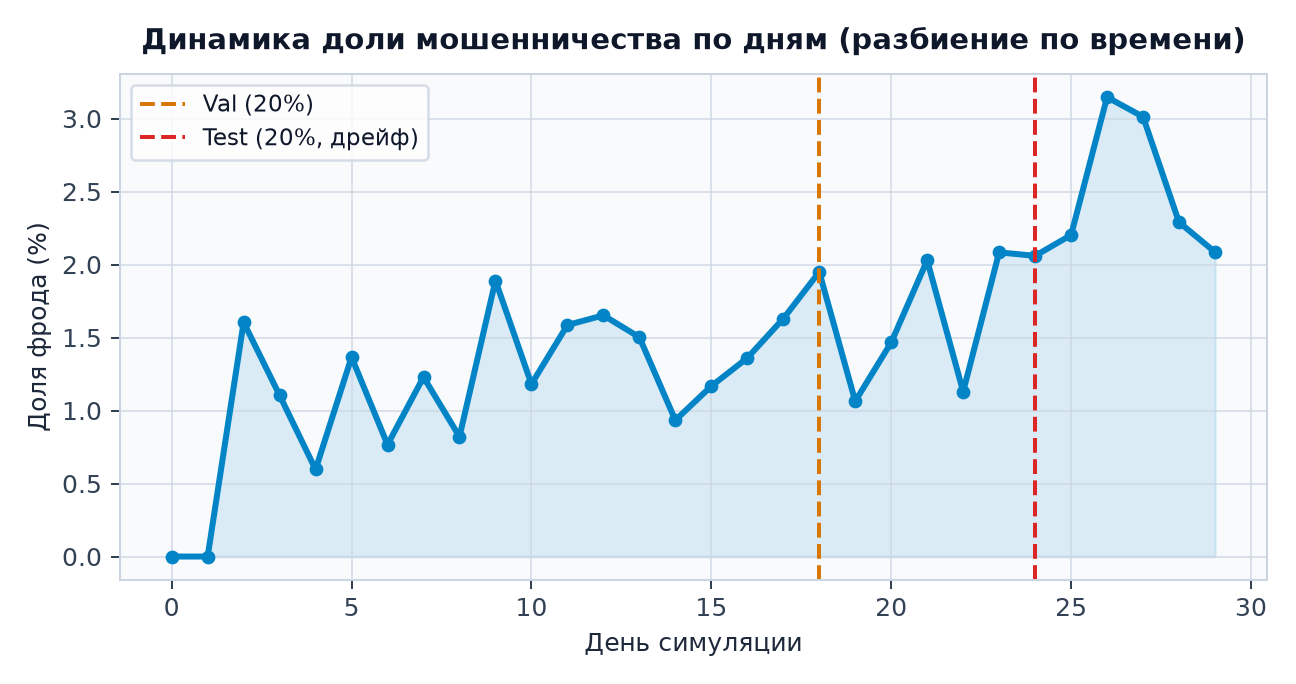
#> input picture presentation/assets/fraud_by_day.png, 1296 x 684 px; the run also reads 1 picture not shown here
$ python generate_pptx.py
#> lines starting #> are read from the running program, lines starting #| are printed output that depends on the picture
"""Generate a native, editable 16:9 light-themed PowerPoint (.pptx) presentation.

Builds a strictly ECMA-376 compliant OOXML (.pptx) archive using only Python's standard library
plus Pillow (for reading exact chart dimensions), embedding the 4 real light-themed project charts,
native editable shapes/cards, and a native PowerPoint table for the ablation study.
"""
from __future__ import annotations

import zipfile
from pathlib import Path
from xml.sax.saxutils import escape

from PIL import Image

ROOT = Path(__file__).resolve().parent.parent
PRES_DIR = ROOT / "presentation"
ASSETS_DIR = PRES_DIR / "assets"
OUTPUT_PPTX = PRES_DIR / "fraud_agent_presentation.pptx"

# 16:9 Widescreen slide size in EMUs (13.333 in x 7.5 in)
SLIDE_W = 12192000
SLIDE_H = 6858000
EMU_PER_IN = 914400


def inch(val: float) -> int:
    return int(round(val * EMU_PER_IN))


def pt(val: float) -> int:
    return int(round(val * 100))


class SlideBuilder:
    """Helper to construct valid PresentationML slide XML with shapes, text, tables, and images."""

    def __init__(self, slide_num: int, total_slides: int, bg_hex: str = "F8FAFC"):
        self.slide_num = slide_num
        self.total_slides = total_slides
        self.bg_hex = bg_hex
        self._next_id = 2
        self._shapes: list[str] = []
        self._rels: list[tuple[str, str, str]] = [
            (
                "rId1",
                "http://schemas.openxmlformats.org/officeDocument/2006/relationships/slideLayout",
                "../slideLayouts/slideLayout1.xml",
            )
        ]

    def _alloc_id(self) -> int:
        i = self._next_id
        self._next_id += 1
        return i

    def add_rect(
        self,
        x: float,
        y: float,
        w: float,
        h: float,
        fill_hex: str = "FFFFFF",
        line_hex: str | None = "CBD5E1",
        line_pt: float = 0.75,
        rounded: bool = True,
    ) -> None:
        sid = self._alloc_id()
        geom = "roundRect" if rounded else "rect"
        ln_xml = (
            f'<a:ln w="{int(line_pt * 12700)}"><a:solidFill><a:srgbClr val="{line_hex}"/></a:solidFill></a:ln>'
            if line_hex
            else '<a:ln><a:noFill/></a:ln>'
        )
        av_xml = '<a:avLst><a:gd name="adj" fmla="val 4000"/></a:avLst>' if rounded else "<a:avLst/>"
        self._shapes.append(
            f'<p:sp>'
            f'<p:nvSpPr><p:cNvPr id="{sid}" name="Rect {sid}"/><p:cNvSpPr/><p:nvPr/></p:nvSpPr>'
            f'<p:spPr>'
            f'<a:xfrm><a:off x="{inch(x)}" y="{inch(y)}"/><a:ext cx="{inch(w)}" cy="{inch(h)}"/></a:xfrm>'
            f'<a:prstGeom prst="{geom}">{av_xml}</a:prstGeom>'
            f'<a:solidFill><a:srgbClr val="{fill_hex}"/></a:solidFill>'
            f'{ln_xml}'
            f'</p:spPr>'
            f'<p:txBody><a:bodyPr/><a:lstStyle/><a:p/></p:txBody>'
            f'</p:sp>'
        )

    def add_textbox(
        self,
        x: float,
        y: float,
        w: float,
        h: float,
        paragraphs: list[tuple[str, float, bool, str]],
        align: str = "l",
        line_spacing: int = 120000,
    ) -> None:
        """Add text box. Each paragraph is (text, font_pt, bold, color_hex)."""
        sid = self._alloc_id()
        p_xml_parts = []
        for text, fpt, bold, color in paragraphs:
            b_attr = ' b="1"' if bold else ' b="0"'
            safe_txt = escape(text)
            p_xml_parts.append(
                f'<a:p>'
                f'<a:pPr algn="{align}" spcAft="400"><a:lnSpc><a:spcPct val="{line_spacing}"/></a:lnSpc></a:pPr>'
                f'<a:r>'
                f'<a:rPr lang="ru-RU" sz="{pt(fpt)}"{b_attr} dirty="0">'
                f'<a:solidFill><a:srgbClr val="{color}"/></a:solidFill>'
                f'<a:latin typeface="Segoe UI"/><a:ea typeface="Segoe UI"/><a:cs typeface="Segoe UI"/>'
                f'</a:rPr>'
                f'<a:t>{safe_txt}</a:t>'
                f'</a:r>'
                f'</a:p>'
            )
        self._shapes.append(
            f'<p:sp>'
            f'<p:nvSpPr><p:cNvPr id="{sid}" name="TextBox {sid}"/><p:cNvSpPr txBox="1"/><p:nvPr/></p:nvSpPr>'
            f'<p:spPr>'
            f'<a:xfrm><a:off x="{inch(x)}" y="{inch(y)}"/><a:ext cx="{inch(w)}" cy="{inch(h)}"/></a:xfrm>'
            f'<a:prstGeom prst="rect"><a:avLst/></a:prstGeom>'
            f'<a:noFill/><a:ln><a:noFill/></a:ln>'
            f'</p:spPr>'
            f'<p:txBody>'
            f'<a:bodyPr wrap="square" lIns="54000" tIns="36000" rIns="54000" bIns="36000" anchor="t"/>'
            f'<a:lstStyle/>'
            f'{"".join(p_xml_parts)}'
            f'</p:txBody>'
            f'</p:sp>'
        )

    def add_card(
        self,
        x: float,
        y: float,
        w: float,
        h: float,
        title: str,
        lines: list[str],
        accent_hex: str = "0284C7",
        title_pt: float = 14.5,
        body_pt: float = 12.0,
    ) -> None:
        # Card background
        self.add_rect(x, y, w, h, fill_hex="FFFFFF", line_hex="CBD5E1", line_pt=0.75, rounded=True)
        # Left accent bar
        self.add_rect(x, y + 0.08, 0.07, h - 0.16, fill_hex=accent_hex, line_hex=None, rounded=False)
        paras: list[tuple[str, float, bool, str]] = [(title, title_pt, True, accent_hex)]
        for ln in lines:
            paras.append((ln, body_pt, False, "334155"))
        self.add_textbox(x + 0.16, y + 0.10, w - 0.24, h - 0.16, paras)

    def add_kpi_card(
        self,
        x: float,
        y: float,
        w: float,
        h: float,
        value: str,
        label: str,
        accent_hex: str = "0284C7",
    ) -> None:
        self.add_rect(x, y, w, h, fill_hex="FFFFFF", line_hex="CBD5E1", line_pt=0.75, rounded=True)
        self.add_rect(x, y + 0.08, 0.07, h - 0.16, fill_hex=accent_hex, line_hex=None, rounded=False)
        self.add_textbox(
            x + 0.18,
            y + 0.15,
            w - 0.24,
            h - 0.20,
            [
                (value, 26.0, True, "0F172A"),
                (label, 11.0, False, "475569"),
            ],
        )

    def add_header(self, tag: str, title: str) -> None:
        # Soft light pill tag
        self.add_rect(0.55, 0.35, 3.6, 0.32, fill_hex="E0F2FE", line_hex="7DD3FC", line_pt=0.6, rounded=True)
        self.add_textbox(0.62, 0.36, 3.45, 0.30, [(tag.upper(), 9.5, True, "0369A1")])
        self.add_textbox(0.55, 0.72, 12.2, 0.58, [(title, 24.0, True, "0F172A")])

    def add_footer(self) -> None:
        self.add_rect(0.55, 7.02, 12.23, 0.015, fill_hex="CBD5E1", line_hex=None, rounded=False)
        self.add_textbox(
            0.55, 7.07, 9.0, 0.32,
            [("AI Fraud Detection Agent — Многоуровневый ИИ-агент обнаружения мошеннических переводов", 9.5, False, "64748B")],
        )
        self.add_textbox(
            10.8, 7.07, 1.98, 0.32,
            [(f"{self.slide_num} / {self.total_slides}", 9.5, True, "0F172A")],
            align="r",
        )

    def add_image(self, img_rel_target: str, img_path: Path, x: float, y: float, max_w: float, max_h: float) -> None:
        # Preserve aspect ratio inside (max_w, max_h)
        with Image.open(img_path) as im:
            iw, ih = im.size
        scale = min(max_w / iw, max_h / ih)
        w = iw * scale
        h = ih * scale
        # Center inside box
        ox = x + (max_w - w) / 2.0
        oy = y + (max_h - h) / 2.0

        # Subtle white frame behind chart
        self.add_rect(x, y, max_w, max_h, fill_hex="FFFFFF", line_hex="CBD5E1", line_pt=0.75, rounded=True)

        rid = f"rId{len(self._rels) + 1}"
        self._rels.append((
            rid,
            "http://schemas.openxmlformats.org/officeDocument/2006/relationships/image",
            img_rel_target,
        ))
        sid = self._alloc_id()
        self._shapes.append(
            f'<p:pic>'
            f'<p:nvPicPr><p:cNvPr id="{sid}" name="Picture {sid}"/><p:cNvPicPr><a:picLocks noChangeAspect="1"/></p:cNvPicPr><p:nvPr/></p:nvPicPr>'
            f'<p:blipFill><a:blip r:embed="{rid}"/><a:stretch><a:fillRect/></a:stretch></p:blipFill>'
            f'<p:spPr>'
            f'<a:xfrm><a:off x="{inch(ox)}" y="{inch(oy)}"/><a:ext cx="{inch(w)}" cy="{inch(h)}"/></a:xfrm>'
            f'<a:prstGeom prst="rect"><a:avLst/></a:prstGeom>'
            f'</p:spPr>'
            f'</p:pic>'
        )

    # [53 lines left out: function add_table, not called in this run]

    def render_slide_xml(self) -> str:
        return (
            '<?xml version="1.0" encoding="UTF-8" standalone="yes"?>'
            '<p:sld xmlns:a="http://schemas.openxmlformats.org/drawingml/2006/main" '
            'xmlns:r="http://schemas.openxmlformats.org/officeDocument/2006/relationships" '
            'xmlns:p="http://schemas.openxmlformats.org/presentationml/2006/main">'
            f'<p:cSld>'
            f'<p:bg><p:bgPr><a:solidFill><a:srgbClr val="{self.bg_hex}"/></a:solidFill><a:effectLst/></p:bgPr></p:bg>'
            f'<p:spTree>'
            f'<p:nvGrpSpPr><p:cNvPr id="1" name=""/><p:cNvGrpSpPr/><p:nvPr/></p:nvGrpSpPr>'
            f'<p:grpSpPr><a:xfrm><a:off x="0" y="0"/><a:ext cx="0" cy="0"/><a:chOff x="0" y="0"/><a:chExt cx="0" cy="0"/></a:xfrm></p:grpSpPr>'
            f'{"".join(self._shapes)}'
            f'</p:spTree>'
            f'</p:cSld>'
            f'<p:clrMapOvr><a:masterClrMapping/></p:clrMapOvr>'
            f'</p:sld>'
        )

    def render_rels_xml(self) -> str:
        items = "".join(
            f'<Relationship Id="{rid}" Type="{rtype}" Target="{target}"/>'
            for rid, rtype, target in self._rels
        )
        return (
            '<?xml version="1.0" encoding="UTF-8" standalone="yes"?>'
            f'<Relationships xmlns="http://schemas.openxmlformats.org/package/2006/relationships">{items}</Relationships>'
        )


def build_slides() -> list[SlideBuilder]:
    total = 6
    slides: list[SlideBuilder] = []

    # ------------------------------------------------------------------
    # SLIDE 1: TITLE
    # ------------------------------------------------------------------
    s1 = SlideBuilder(1, total, bg_hex="F8FAFC")
    s1.add_rect(0.0, 0.0, 13.333, 0.14, fill_hex="0284C7", line_hex=None, rounded=False)
    s1.add_rect(0.65, 0.85, 4.6, 0.36, fill_hex="E0F2FE", line_hex="7DD3FC", line_pt=0.6, rounded=True)
    s1.add_textbox(0.75, 0.88, 4.4, 0.30, [("FINTECH ANTI-FRAUD  ·  ИНЖЕНЕРНЫЙ ПРОЕКТ", 10.0, True, "0369A1")])
    s1.add_textbox(
        0.65, 1.45, 11.8, 1.55,
        [("ИИ-агент для обнаружения\nмошеннических переводов", 38.0, True, "0F172A")],
        line_spacing=112000,
    )
    s1.add_textbox(
        0.65, 3.15, 11.4, 1.0,
        [(
            "Многоуровневая система скоринга в реальном времени: Правила + GBDT + "
            "Isolation Forest + SHAP + FastAPI + Streamlit + PSI-мониторинг",
            16.0, False, "475569",
        )],
    )
    s1.add_kpi_card(0.65, 4.65, 2.85, 1.45, "0.9745", "PR-AUC ПОЛНОГО АГЕНТА", "0284C7")
    s1.add_kpi_card(3.72, 4.65, 2.85, 1.45, "99.31%", "СОХРАНЁННЫХ СРЕДСТВ", "16A34A")
    s1.add_kpi_card(6.79, 4.65, 2.85, 1.45, "35", "LEAK-FREE ПРИЗНАКОВ", "6D28D9")
    s1.add_kpi_card(9.86, 4.65, 2.85, 1.45, "4 уровня", "ALLOW · OTP · REVIEW · BLOCK", "D97706")
    s1.add_footer()
    slides.append(s1)

    # ------------------------------------------------------------------
    # SLIDE 2: PROBLEM & ARCHITECTURE
    # ------------------------------------------------------------------
    s2 = SlideBuilder(2, total)
    s2.add_header("01 · Постановка задачи и архитектура", "Почему антифрод — это агентный пайплайн, а не одна модель")
    s2.add_card(
        0.55, 1.48, 5.95, 2.35,
        "Почему одной ML-модели мало",
        [
            "• Дисбаланс ~1.5% фрода (Accuracy бессмысленна) и асимметричная цена ошибки.",
            "• Нужна объяснимость для аналитиков и защита от новых схем (дрейф концепции).",
        ],
        accent_hex="DC2626", title_pt=14.5, body_pt=12.2,
    )
    s2.add_card(
        6.82, 1.48, 5.95, 2.35,
        "Ключевые инженерные гарантии",
        [
            "• Единый OnlineFeatureStore в обучении и продакшене (нет training-serving skew).",
            "• Риск: 0.65·ML + 0.25·Rules + 0.10·Anomaly (+ буст > 0.85, блок по чёрным спискам).",
        ],
        accent_hex="16A34A", title_pt=14.5, body_pt=12.2,
    )
    steps = [
        ("1. Поток и API", "replay.py → FastAPI + Pydantic → SQLite / Parquet.", "0284C7"),
        ("2. Признаки", "OnlineFeatureStore: 35 признаков без утечек.", "0284C7"),
        ("3. Скоринг", "Rule Engine + GBDT + Isolation Forest.", "6D28D9"),
        ("4. Решение", "ALLOW / OTP / REVIEW / BLOCK + SHAP.", "16A34A"),
        ("5. MLOps", "Streamlit, /feedback, PSI и /retrain.", "D97706"),
    ]
    for i, (st_title, st_body, st_col) in enumerate(steps):
        sx = 0.55 + i * 2.48
        s2.add_rect(sx, 4.10, 2.32, 2.45, fill_hex="FFFFFF", line_hex="CBD5E1", line_pt=0.75, rounded=True)
        s2.add_rect(sx, 4.10, 2.32, 0.08, fill_hex=st_col, line_hex=None, rounded=False)
        s2.add_textbox(
            sx + 0.12, 4.28, 2.08, 2.15,
            [(st_title, 13.5, True, "0F172A"), (st_body, 11.8, False, "334155")],
        )
    s2.add_footer()
    slides.append(s2)

    # ------------------------------------------------------------------
    # SLIDE 3: DATA & LEAK-FREE FEATURES
    # ------------------------------------------------------------------
    s3 = SlideBuilder(3, total)
    s3.add_header("02 · Данные и признаки (Leak-Free)", "Симулятор PaySim (30 000 tx) и 35 признаков без утечек")
    s3.add_image("../media/image1.png", ASSETS_DIR / "fraud_by_day.png", 0.55, 1.48, 6.55, 5.15)
    s3.add_card(
        7.35, 1.48, 5.42, 2.45,
        "Симулятор и разбиение по времени",
        [
            "• 30 000 tx за 30 дней, фрод 1.50% (450 кейсов, 5 сценариев + дрейф novel_api_cashout в Test).",
            "• ~4% «сложных легитимных» переводов + строгий time split: Train 60% / Val 20% / Test 20%.",
        ],
        accent_hex="0284C7", title_pt=14.0, body_pt=11.8,
    )
    s3.add_card(
        7.35, 4.12, 5.42, 2.51,
        "35 признаков (тест TestFeatureLeakage)",
        [
            "• Транзакционные (18): сумма, час/ночь, drain ratio, ошибки баланса, IP, тип, канал.",
            "• Поведенческие (12): окна 1ч/24ч/7д, z-score (Welford), новизна получателя/устройства.",
            "• Графовые (5): dest_in_degree, orig_out_degree, общие устройства, is_mule_candidate.",
        ],
        accent_hex="6D28D9", title_pt=14.0, body_pt=11.8,
    )
    s3.add_footer()
    slides.append(s3)

    # ------------------------------------------------------------------
    # SLIDE 4: ABLATIONS, POLICY & BUSINESS IMPACT
    # ------------------------------------------------------------------
    s4 = SlideBuilder(4, total)
    s4.add_header("03 · Качество, политика действий и бизнес-эффект", "Абляции на Test Set (6 000 tx) и 4-уровневый отклик")
    s4.add_image("../media/image2.png", ASSETS_DIR / "ablation_comparison.png", 0.55, 1.45, 12.22, 3.25)
    s4.add_card(
        0.55, 4.88, 5.95, 1.80,
        "4 уровня действий (пороги по стоимости на Val)",
        [
            "• ALLOW (< 0.20)  ·  OTP (0.20–0.40, цена 2)  ·  REVIEW (0.40–0.70, цена 25)  ·  BLOCK (≥ 0.70 / Rule, цена FP 150).",
            "• Признаки подняли LogReg с 0.8135 до 0.9589 и снизили FP-затраты GBDT в 5 раз.",
        ],
        accent_hex="0284C7", title_pt=13.5, body_pt=11.5,
    )
    s4.add_card(
        6.82, 4.88, 5.95, 1.80,
        "Финансовый итог полного ИИ-агента (Test Set)",
        [
            "• PR-AUC 0.9745 | Precision@100 0.9900 (против 0.5622 у Rules Only).",
            "• Предотвращено 2 806 239 из 2 824 069 (99.31%), затраты FP: 1 543, чистая экономия: 2 804 696 при 13 REVIEW.",
        ],
        accent_hex="16A34A", title_pt=13.5, body_pt=11.5,
    )
    s4.add_footer()
    slides.append(s4)

    # ------------------------------------------------------------------
    # SLIDE 5: EXPLAINABILITY, DASHBOARD & MLOPS
    # ------------------------------------------------------------------
    s5 = SlideBuilder(5, total)
    s5.add_header("04 · Объяснимость и MLOps-мониторинг", "SHAP для аналитика, Streamlit-дашборд, PSI и дообучение")
    s5.add_image("../media/image3.png", ASSETS_DIR / "shap_case_example.png", 0.55, 1.48, 5.95, 3.35)
    s5.add_image("../media/image4.png", ASSETS_DIR / "psi_drift.png", 6.82, 1.48, 5.95, 3.35)
    s5.add_card(
        0.55, 5.00, 5.95, 1.68,
        "SHAP + LLM и Streamlit-дашборд",
        [
            "• Топ-5 факторов SHAP на русском языке (+ опциональное LLM-резюме строго поверх SHAP).",
            "• Дашборд: очередь алертов, разметка, PSI, абляции и ручной симулятор.",
        ],
        accent_hex="6D28D9", title_pt=13.5, body_pt=11.5,
    )
    s5.add_card(
        6.82, 5.00, 5.95, 1.68,
        "Дрейф PSI (CRITICAL) и Feedback Loop",
        [
            "• PSI поймал сдвиг в Test: dest_in_degree = 2.003, risk_score = 0.741 (схема novel_api_cashout).",
            "• Разметка (/feedback) → БД → /retrain дообучает модели с весом свежих меток 3×.",
        ],
        accent_hex="DC2626", title_pt=13.5, body_pt=11.5,
    )
    s5.add_footer()
    slides.append(s5)

    # ------------------------------------------------------------------
    # SLIDE 6: RISKS & CHECKLIST
    # ------------------------------------------------------------------
    s6 = SlideBuilder(6, total)
    s6.add_header("05 · Риски и итоги проекта", "Ограничения внедрения и готовность системы")
    s6.add_card(
        0.55, 1.50, 5.95, 5.10,
        "Ключевые риски и меры снижения",
        [
            "• Дрейф концепции → PSI-мониторинг + Isolation Forest + дообучение.",
            "• Запаздывающие метки → учёт лага подтверждения chargeback.",
            "• Синтетические данные → перед продом необходим пилот на реальных логах.",
            "• Ложные срабатывания → мягкие действия OTP и REVIEW вместо жёсткого блока.",
            "• Приватность и справедливость → псевдонимизация ID, без PII и защищённых атрибутов.",
        ],
        accent_hex="D97706", title_pt=15.0, body_pt=12.6,
    )
    s6.add_card(
        6.82, 1.50, 5.95, 5.10,
        "Итоги (выполнено 100%)",
        [
            "• Воспроизводимый репозиторий (README.md, config.yaml) и 2 ноутбука (EDA и абляции).",
            "• FastAPI-сервис (:8000), поток replay.py, Dockerfile и docker-compose.yml.",
            "• Рабочий Streamlit-дашборд (:8501) с предзаполненной БД.",
            "• Аналитический отчёт project_report.md и руководство user_guide.pdf.",
            "• Все автотесты пройдены (7/7 OK), включая проверку утечек данных.",
        ],
        accent_hex="16A34A", title_pt=15.0, body_pt=12.6,
    )
    s6.add_footer()
    slides.append(s6)

    return slides


def write_pptx() -> Path:
    slides = build_slides()
#> in add_image, im is the input picture: PIL image 1296x684 RGBA; mean R, G, B, A 233, 240.3, 245.2, 255
#> call 2 of add_image, with img_rel_target = '../media/image2.png', x = 0.55, y = 1.45, max_w = 12.22, max_h = 3.25
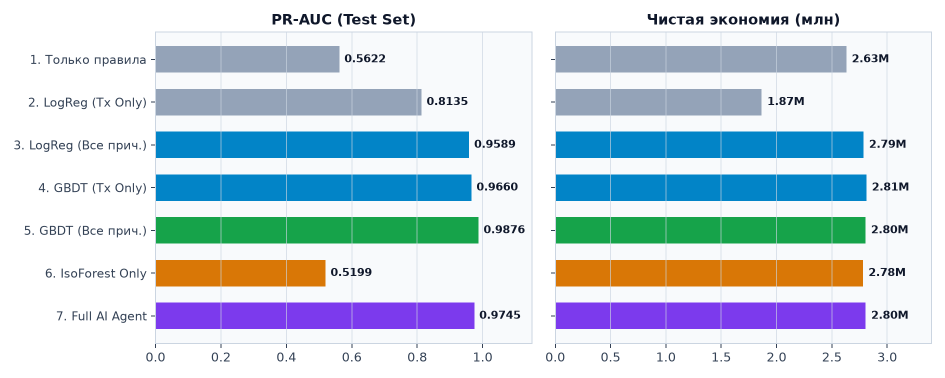
#> input picture presentation/assets/ablation_comparison.png, 1890 x 756 px (shown at 1/2 size)
#> in add_image, im is the input picture: PIL image 1890x756 RGBA; mean R, G, B, A 199.3, 213.3, 222.3, 255
#> call 3 of add_image, with img_rel_target = '../media/image3.png', x = 0.55, y = 1.48, max_w = 5.95, max_h = 3.35
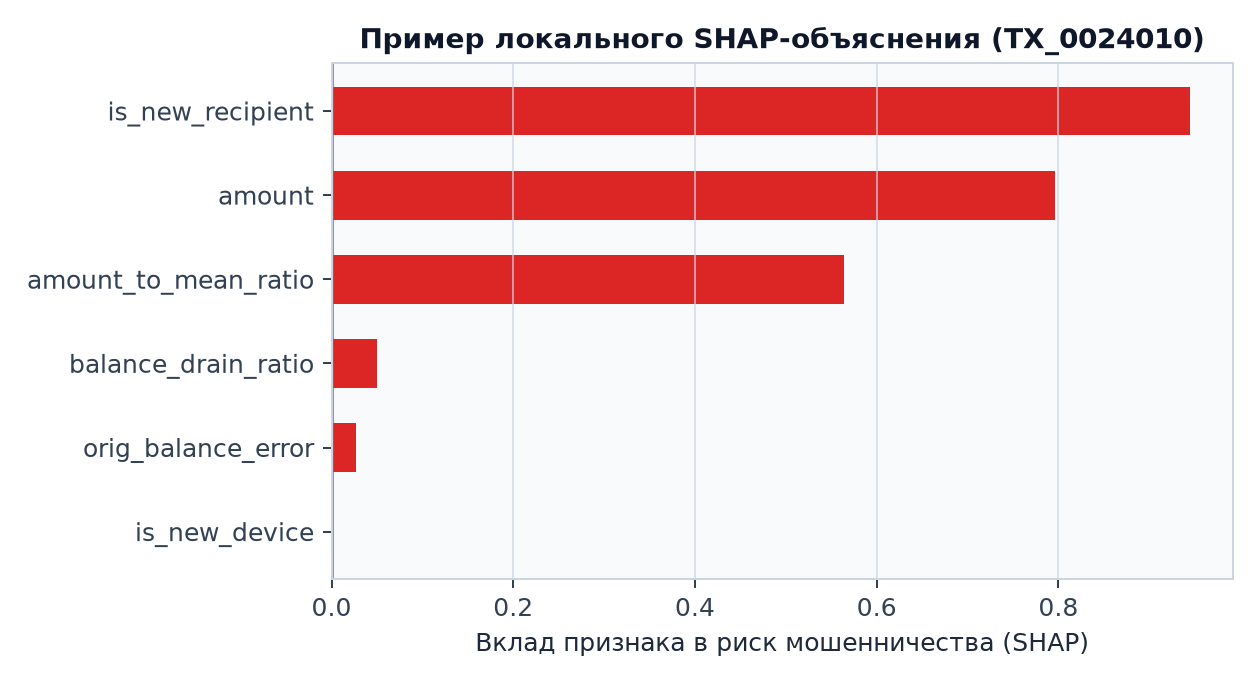
#> input picture presentation/assets/shap_case_example.png, 1260 x 684 px
#> in add_image, im is the input picture: PIL image 1260x684 RGBA; mean R, G, B, A 242.8, 221.9, 223.3, 255
#> (the rest of the program and of its run is left out)
